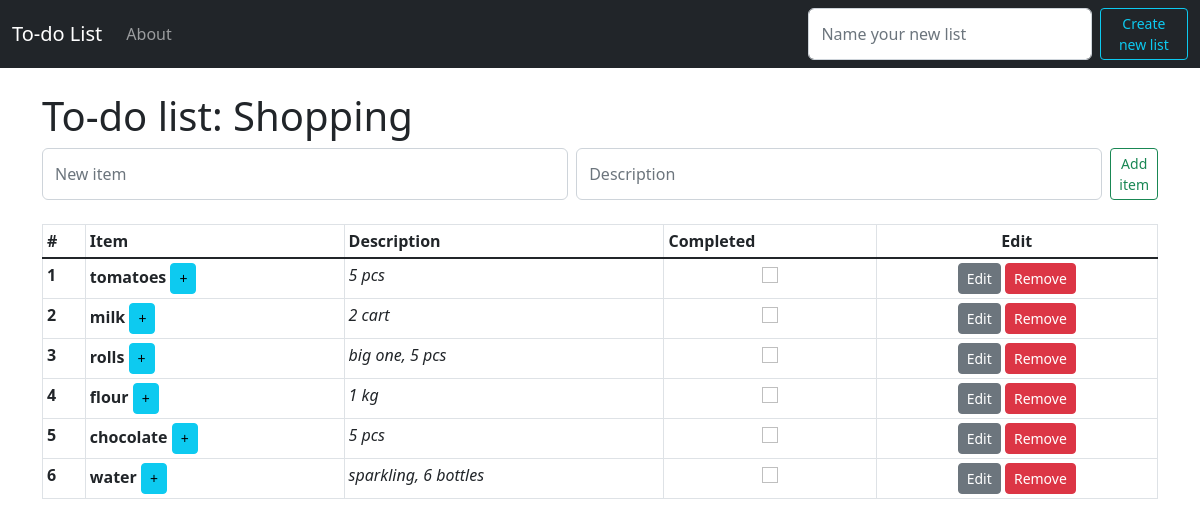
/list/1/, run on an earlier commit of the app's database.
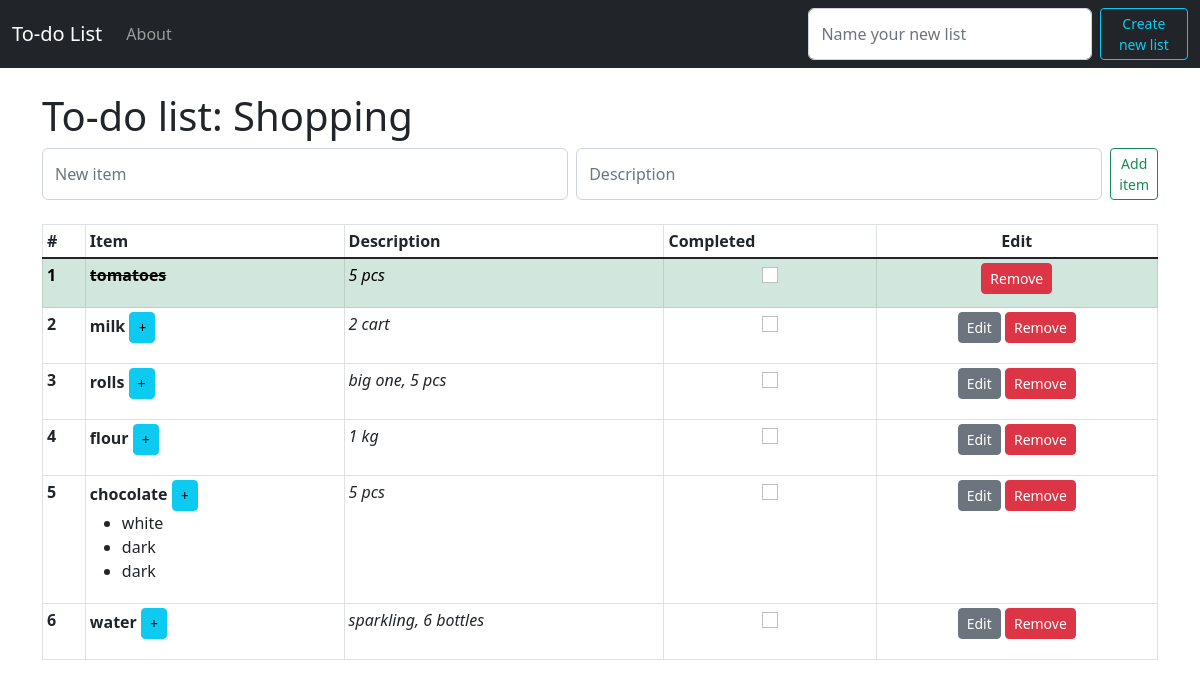
And on a later commit of the database.
### app_to_do_list/models.py (models this page shows, shortened)
class Item(models.Model):
    list = models.ForeignKey(List, related_name="list_items", on_delete=models.CASCADE)
    item = models.CharField(max_length=200)
    item_completed = models.BooleanField(default=False)
    item_description = models.TextField(blank=True)

class Subitem(models.Model):
    item = models.ForeignKey(Item, related_name="item_subitems", on_delete=models.CASCADE)
    subitem = models.CharField(max_length=200)
    subitem_completed = models.BooleanField(default=False)
    subitem_description = models.TextField(blank=True)

### app_to_do_list/views.py (the view, shortened to what this page needs)
# urls.py: path('list/<list_id>/', views.list, name="list_page"),
def list(request, list_id):
    list = List.objects.get(pk=list_id)
    list_items = list.list_items.all()
    all_subitems = Subitem.objects.all()
    list_items_subitems = []
    for subitem in all_subitems:
        if subitem.item in list_items:
            list_items_subitems.append(subitem)
    context = {
        'list': list,
        'list_items': list_items,
        'list_id': list_id,
        'list_items_subitems': list_items_subitems,
    }
    return render(request, 'list.html', context)

### app_to_do_list/templates/list.html (shortened to what this page needs)
{% extends 'base.html' %}
{% block content %}
  <h1>To-do list: {{ list.list_title }}</h1>
  <form class="d-flex" method="POST">
    <input class="form-control me-2" type="text" placeholder="New item" aria-label="" name='item'>
    <input class="form-control me-2" type="text" placeholder="Description" aria-label="" name='item_description'>
    <button class="btn btn-outline-success btn-sm" type="submit">Add item</button>
  </form>
  <br>
  {% if list_items %}
    <table class="table table-bordered table-sm">
      <thead>
        <tr>
          <th scope="col">#</th>
          <th scope="col">Item</th>
          <th scope="col">Description</th>
          <th scope="col">Completed</th>
          <th scope="col"><center>Edit</center></th>
        </tr>
      </thead>
      <tbody class="table-group-divider">
        {% for list_item in list_items %}
          {% if list_item.item_completed == True %}
            <tr class="table-success">
              <th scope="row">{{ list_item.id }}</th>
              <td class="striker"><b>{{ list_item.item }}</b>
              </td>
              <td><i>{{ list_item.item_description }}</i></td>
              <td>
                <center>
                  <a href="{% url 'cross_off_item' list_item.id %}">
                    <input class="form-check-input" type="submit" value="">
                  </a>
                </center>
              </td>
              <td>
                <center>
                  <a class="btn btn-danger btn-sm" href="{% url 'remove_item' list_item.id %}" role="button">Remove</a>
                </center>
              </td>
            </tr>
          {% else %}
            <tr>
              <th scope="row">{{ list_item.id }}</th>
              <td><b>{{ list_item.item }}</b>
                <a class="btn btn-info btn-sm" href="{% url 'create_subitem' list_item.id %}" role="button">+</a>
                {% if list_items_subitems %}
                  <ul>
                    {% for item_subitem in list_items_subitems %}
                      {% if item_subitem.item.id == list_item.id %}
                          <li>{{ item_subitem.subitem }}</li>
                      {% endif %}
                    {% endfor %}
                  </ul>
                {% endif %}
              </td>
              <td><i>{{ list_item.item_description }}</i></td>
              <td>
                <center>
                  <a href="{% url 'cross_item' list_item.id %}">
                    <input class="form-check-input" type="submit" value="">
                  </a>
                </center>
              </td>
              <td>
                <center>
                  <a class="btn btn-secondary btn-sm" href="{% url 'edit_item' list_item.id %}" role="button">Edit</a>
                  <a class="btn btn-danger btn-sm" href="{% url 'remove_item' list_item.id %}" role="button">Remove</a>
                </center>
              </td>
            </tr>
          {% endif %}
        {% endfor %}
      </tbody>
    </table>
  {% endif %}
{% endblock content %}

What changed in the data, as far as the page shows it:
changed Item "tomatoes": item_completed False → True (drawn)
added Subitem: subitem "white", shown under Item "chocolate"
added Subitem: subitem "dark", shown under Item "chocolate"
added Subitem: subitem "dark", shown under Item "chocolate"
